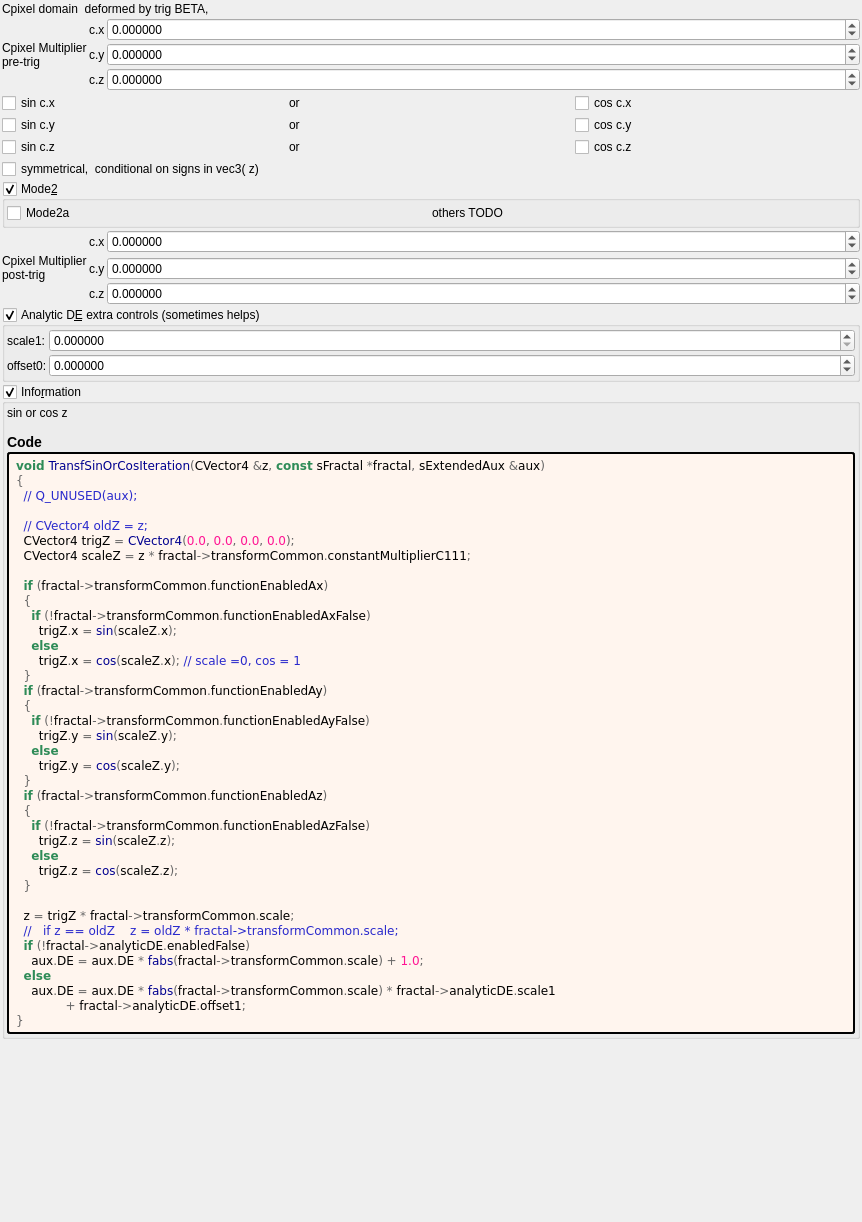
<?xml version="1.0" encoding="UTF-8"?>
<ui version="4.0">
 <class>Form</class>
 <widget class="QWidget" name="Form">
  <property name="geometry">
   <rect>
    <x>0</x>
    <y>0</y>
    <width>862</width>
    <height>1222</height>
   </rect>
  </property>
  <property name="windowTitle">
   <string notr="true">transf_sin_or_cos</string>
  </property>
  <layout class="QVBoxLayout" name="verticalLayout">
   <property name="spacing">
    <number>2</number>
   </property>
   <property name="leftMargin">
    <number>2</number>
   </property>
   <property name="topMargin">
    <number>2</number>
   </property>
   <property name="rightMargin">
    <number>2</number>
   </property>
   <property name="bottomMargin">
    <number>2</number>
   </property>
   <item>
    <widget class="QLabel" name="label_184">
     <property name="text">
      <string>Cpixel domain  deformed by trig BETA,</string>
     </property>
    </widget>
   </item>
   <item>
    <layout class="QGridLayout" name="gridLayout" columnstretch="0,0,0,1">
     <property name="spacing">
      <number>2</number>
     </property>
     <item row="2" column="3">
      <widget class="MyDoubleSpinBox" name="spinbox3_transf_constant_multiplierC_111_z">
       <property name="sizePolicy">
        <sizepolicy hsizetype="Minimum" vsizetype="Maximum">
         <horstretch>0</horstretch>
         <verstretch>0</verstretch>
        </sizepolicy>
       </property>
       <property name="prefix">
        <string/>
       </property>
       <property name="suffix">
        <string/>
       </property>
       <property name="decimals">
        <number>6</number>
       </property>
       <property name="minimum">
        <double>-99.989999999999995</double>
       </property>
       <property name="maximum">
        <double>99.989999999999995</double>
       </property>
       <property name="singleStep">
        <double>0.100000000000000</double>
       </property>
      </widget>
     </item>
     <item row="2" column="2">
      <widget class="QLabel" name="label_111">
       <property name="text">
        <string notr="true">c.z</string>
       </property>
      </widget>
     </item>
     <item row="0" column="3">
      <widget class="MyDoubleSpinBox" name="spinbox3_transf_constant_multiplierC_111_x">
       <property name="sizePolicy">
        <sizepolicy hsizetype="Minimum" vsizetype="Maximum">
         <horstretch>0</horstretch>
         <verstretch>0</verstretch>
        </sizepolicy>
       </property>
       <property name="prefix">
        <string/>
       </property>
       <property name="suffix">
        <string/>
       </property>
       <property name="decimals">
        <number>6</number>
       </property>
       <property name="minimum">
        <double>-99.989999999999995</double>
       </property>
       <property name="maximum">
        <double>99.989999999999995</double>
       </property>
       <property name="singleStep">
        <double>0.100000000000000</double>
       </property>
      </widget>
     </item>
     <item row="0" column="2">
      <widget class="QLabel" name="label_109">
       <property name="text">
        <string notr="true">c.x</string>
       </property>
      </widget>
     </item>
     <item row="1" column="2">
      <widget class="QLabel" name="label_110">
       <property name="text">
        <string notr="true">c.y</string>
       </property>
      </widget>
     </item>
     <item row="1" column="3">
      <widget class="MyDoubleSpinBox" name="spinbox3_transf_constant_multiplierC_111_y">
       <property name="sizePolicy">
        <sizepolicy hsizetype="Minimum" vsizetype="Maximum">
         <horstretch>0</horstretch>
         <verstretch>0</verstretch>
        </sizepolicy>
       </property>
       <property name="prefix">
        <string/>
       </property>
       <property name="suffix">
        <string/>
       </property>
       <property name="decimals">
        <number>6</number>
       </property>
       <property name="minimum">
        <double>-99.989999999999995</double>
       </property>
       <property name="maximum">
        <double>99.989999999999995</double>
       </property>
       <property name="singleStep">
        <double>0.100000000000000</double>
       </property>
      </widget>
     </item>
     <item row="0" column="1" rowspan="3">
      <widget class="QLabel" name="label_116">
       <property name="text">
        <string>Cpixel Multiplier
pre-trig</string>
       </property>
      </widget>
     </item>
    </layout>
   </item>
   <item>
    <layout class="QGridLayout" name="gridLayout_3" columnstretch="0,0,0">
     <property name="spacing">
      <number>2</number>
     </property>
     <item row="3" column="2">
      <widget class="QCheckBox" name="checkBox_transf_function_enabledAz_false">
       <property name="text">
        <string>cos c.z</string>
       </property>
      </widget>
     </item>
     <item row="2" column="0">
      <widget class="QCheckBox" name="checkBox_transf_function_enabledAy">
       <property name="text">
        <string>sin c.y</string>
       </property>
      </widget>
     </item>
     <item row="3" column="0">
      <widget class="QCheckBox" name="checkBox_transf_function_enabledAz">
       <property name="text">
        <string>sin c.z</string>
       </property>
      </widget>
     </item>
     <item row="0" column="0">
      <widget class="QCheckBox" name="checkBox_transf_function_enabledAx">
       <property name="text">
        <string>sin c.x</string>
       </property>
      </widget>
     </item>
     <item row="2" column="2">
      <widget class="QCheckBox" name="checkBox_transf_function_enabledAy_false">
       <property name="text">
        <string>cos c.y</string>
       </property>
      </widget>
     </item>
     <item row="0" column="2">
      <widget class="QCheckBox" name="checkBox_transf_function_enabledAx_false">
       <property name="text">
        <string>cos c.x</string>
       </property>
      </widget>
     </item>
     <item row="2" column="1">
      <widget class="QLabel" name="label_126">
       <property name="text">
        <string>or</string>
       </property>
      </widget>
     </item>
     <item row="0" column="1">
      <widget class="QLabel" name="label_125">
       <property name="text">
        <string>or</string>
       </property>
      </widget>
     </item>
     <item row="3" column="1">
      <widget class="QLabel" name="label_127">
       <property name="text">
        <string>or</string>
       </property>
      </widget>
     </item>
    </layout>
   </item>
   <item>
    <layout class="QGridLayout" name="gridLayout_29" columnstretch="0,0">
     <property name="spacing">
      <number>2</number>
     </property>
     <item row="0" column="1">
      <widget class="QCheckBox" name="checkBox_transf_function_enabled_false">
       <property name="text">
        <string>symmetrical,  conditional on signs in vec3( z)</string>
       </property>
      </widget>
     </item>
    </layout>
   </item>
   <item>
    <widget class="MyGroupBox" name="groupCheck_transf_function_enabledBx_false">
     <property name="toolTip">
      <string>&lt;html&gt;&lt;head/&gt;&lt;body&gt;&lt;p&gt;Adjusts the DE every time this slot is iterated.&lt;/p&gt;&lt;p&gt;The aim is to keep these parameters as low as possible.&lt;/p&gt;&lt;p&gt;High values improve the DE, but detail is lost.&lt;/p&gt;&lt;p&gt;Occasionally a negative Offset value is used. &lt;/p&gt;&lt;/body&gt;&lt;/html&gt;</string>
     </property>
     <property name="title">
      <string>Mode&amp;2</string>
     </property>
     <property name="checkable">
      <bool>true</bool>
     </property>
     <layout class="QVBoxLayout" name="verticalLayout_14" stretch="0">
      <property name="spacing">
       <number>2</number>
      </property>
      <property name="leftMargin">
       <number>2</number>
      </property>
      <property name="topMargin">
       <number>2</number>
      </property>
      <property name="rightMargin">
       <number>2</number>
      </property>
      <property name="bottomMargin">
       <number>2</number>
      </property>
      <item>
       <layout class="QGridLayout" name="gridLayout_28" columnstretch="0,0,0">
        <property name="spacing">
         <number>2</number>
        </property>
        <item row="0" column="1">
         <widget class="QCheckBox" name="checkBox_transf_function_enabledBy_false">
          <property name="text">
           <string>Mode2a</string>
          </property>
         </widget>
        </item>
        <item row="0" column="2">
         <widget class="QLabel" name="label_180">
          <property name="text">
           <string>others TODO</string>
          </property>
         </widget>
        </item>
       </layout>
      </item>
     </layout>
    </widget>
   </item>
   <item>
    <layout class="QGridLayout" name="gridLayout_4" columnstretch="0,0,1">
     <property name="spacing">
      <number>2</number>
     </property>
     <item row="2" column="2">
      <widget class="MyDoubleSpinBox" name="spinbox3_transf_constant_multiplier_111_y">
       <property name="sizePolicy">
        <sizepolicy hsizetype="Minimum" vsizetype="Maximum">
         <horstretch>0</horstretch>
         <verstretch>0</verstretch>
        </sizepolicy>
       </property>
       <property name="prefix">
        <string/>
       </property>
       <property name="suffix">
        <string/>
       </property>
       <property name="decimals">
        <number>6</number>
       </property>
       <property name="minimum">
        <double>-99.989999999999995</double>
       </property>
       <property name="maximum">
        <double>99.989999999999995</double>
       </property>
       <property name="singleStep">
        <double>0.100000000000000</double>
       </property>
      </widget>
     </item>
     <item row="0" column="2">
      <widget class="MyDoubleSpinBox" name="spinbox3_transf_constant_multiplier_111_x">
       <property name="sizePolicy">
        <sizepolicy hsizetype="Minimum" vsizetype="Maximum">
         <horstretch>0</horstretch>
         <verstretch>0</verstretch>
        </sizepolicy>
       </property>
       <property name="prefix">
        <string/>
       </property>
       <property name="suffix">
        <string/>
       </property>
       <property name="decimals">
        <number>6</number>
       </property>
       <property name="minimum">
        <double>-99.989999999999995</double>
       </property>
       <property name="maximum">
        <double>99.989999999999995</double>
       </property>
       <property name="singleStep">
        <double>0.100000000000000</double>
       </property>
      </widget>
     </item>
     <item row="3" column="2">
      <widget class="MyDoubleSpinBox" name="spinbox3_transf_constant_multiplier_111_z">
       <property name="sizePolicy">
        <sizepolicy hsizetype="Minimum" vsizetype="Maximum">
         <horstretch>0</horstretch>
         <verstretch>0</verstretch>
        </sizepolicy>
       </property>
       <property name="prefix">
        <string/>
       </property>
       <property name="suffix">
        <string/>
       </property>
       <property name="decimals">
        <number>6</number>
       </property>
       <property name="minimum">
        <double>-99.989999999999995</double>
       </property>
       <property name="maximum">
        <double>99.989999999999995</double>
       </property>
       <property name="singleStep">
        <double>0.100000000000000</double>
       </property>
      </widget>
     </item>
     <item row="2" column="1">
      <widget class="QLabel" name="label_114">
       <property name="text">
        <string notr="true">c.y</string>
       </property>
      </widget>
     </item>
     <item row="3" column="1">
      <widget class="QLabel" name="label_115">
       <property name="text">
        <string notr="true">c.z</string>
       </property>
      </widget>
     </item>
     <item row="0" column="0" rowspan="4">
      <widget class="QLabel" name="label_108">
       <property name="text">
        <string>Cpixel Multiplier
post-trig</string>
       </property>
      </widget>
     </item>
     <item row="0" column="1">
      <widget class="QLabel" name="label_112">
       <property name="text">
        <string notr="true">c.x</string>
       </property>
      </widget>
     </item>
    </layout>
   </item>
   <item>
    <widget class="MyGroupBox" name="groupCheck_analyticDE_enabled_false">
     <property name="toolTip">
      <string>&lt;html&gt;&lt;head/&gt;&lt;body&gt;&lt;p&gt;Adjusts the DE every time this slot is iterated.&lt;/p&gt;&lt;p&gt;The aim is to keep these parameters as low as possible.&lt;/p&gt;&lt;p&gt;High values improve the DE, but detail is lost.&lt;/p&gt;&lt;p&gt;Occasionally a negative Offset value is used. &lt;/p&gt;&lt;/body&gt;&lt;/html&gt;</string>
     </property>
     <property name="title">
      <string>Analytic D&amp;E extra controls (sometimes helps)</string>
     </property>
     <property name="checkable">
      <bool>true</bool>
     </property>
     <layout class="QVBoxLayout" name="verticalLayout_13" stretch="0">
      <property name="spacing">
       <number>2</number>
      </property>
      <property name="leftMargin">
       <number>2</number>
      </property>
      <property name="topMargin">
       <number>2</number>
      </property>
      <property name="rightMargin">
       <number>2</number>
      </property>
      <property name="bottomMargin">
       <number>2</number>
      </property>
      <item>
       <layout class="QGridLayout" name="gridLayout_27" columnstretch="0,0,1">
        <property name="spacing">
         <number>2</number>
        </property>
        <item row="0" column="2">
         <widget class="MyDoubleSpinBox" name="spinbox_analyticDE_scale_1">
          <property name="sizePolicy">
           <sizepolicy hsizetype="Minimum" vsizetype="Maximum">
            <horstretch>0</horstretch>
            <verstretch>0</verstretch>
           </sizepolicy>
          </property>
          <property name="prefix">
           <string/>
          </property>
          <property name="suffix">
           <string/>
          </property>
          <property name="decimals">
           <number>6</number>
          </property>
          <property name="minimum">
           <double>0.000000000000000</double>
          </property>
          <property name="maximum">
           <double>99.989999999999995</double>
          </property>
          <property name="singleStep">
           <double>0.100000000000000</double>
          </property>
         </widget>
        </item>
        <item row="0" column="1">
         <widget class="QLabel" name="label_182">
          <property name="text">
           <string>scale1:</string>
          </property>
         </widget>
        </item>
        <item row="1" column="2">
         <widget class="MyDoubleSpinBox" name="spinbox_analyticDE_offset_0">
          <property name="sizePolicy">
           <sizepolicy hsizetype="Minimum" vsizetype="Maximum">
            <horstretch>0</horstretch>
            <verstretch>0</verstretch>
           </sizepolicy>
          </property>
          <property name="prefix">
           <string/>
          </property>
          <property name="suffix">
           <string/>
          </property>
          <property name="decimals">
           <number>6</number>
          </property>
          <property name="minimum">
           <double>-99.989999999999995</double>
          </property>
          <property name="maximum">
           <double>99.989999999999995</double>
          </property>
          <property name="singleStep">
           <double>0.100000000000000</double>
          </property>
         </widget>
        </item>
        <item row="1" column="1">
         <widget class="QLabel" name="label_177">
          <property name="text">
           <string>offset0:</string>
          </property>
         </widget>
        </item>
       </layout>
      </item>
     </layout>
    </widget>
   </item>
   <item>
    <widget class="MyGroupBox" name="groupCheck_info">
     <property name="title">
      <string>Info&amp;rmation</string>
     </property>
     <property name="flat">
      <bool>false</bool>
     </property>
     <property name="checkable">
      <bool>true</bool>
     </property>
     <layout class="QVBoxLayout" name="verticalLayout_2">
      <property name="spacing">
       <number>2</number>
      </property>
      <property name="leftMargin">
       <number>2</number>
      </property>
      <property name="topMargin">
       <number>2</number>
      </property>
      <property name="rightMargin">
       <number>2</number>
      </property>
      <property name="bottomMargin">
       <number>2</number>
      </property>
      <item>
       <widget class="QLabel" name="label_information_general">
        <property name="text">
         <string notr="true">&lt;p&gt;sin or cos z&lt;/p&gt;&lt;table&gt;
&lt;/table&gt;
&lt;h3&gt;Code&lt;/h3&gt;</string>
        </property>
        <property name="wordWrap">
         <bool>true</bool>
        </property>
        <property name="openExternalLinks">
         <bool>true</bool>
        </property>
        <property name="textInteractionFlags">
         <set>Qt::LinksAccessibleByMouse|Qt::TextSelectableByMouse</set>
        </property>
       </widget>
      </item>
      <item>
       <widget class="QLabel" name="label_code_content">
        <property name="styleSheet">
         <string notr="true">border-style: outset; border-width: 2px; border-radius: 3px; border-color: black; background-color: #fff5ee; padding: 4px;</string>
        </property>
        <property name="text">
         <string notr="true">&lt;body style=&quot;background-color:#fff5ee&quot;&gt;
&lt;pre style=&quot;color:#000000; background-color:#fff5ee;  font-family:'Courier New',monospace;&quot;&gt;&lt;span style=&quot;color:#2e8b57; font-weight:bold&quot;&gt;void&lt;/span&gt; &lt;span style=&quot;color:#00008f&quot;&gt;TransfSinOrCosIteration&lt;/span&gt;&lt;span style=&quot;color:#676767&quot;&gt;(&lt;/span&gt;CVector4 &lt;span style=&quot;color:#676767&quot;&gt;&amp;amp;&lt;/span&gt;z&lt;span style=&quot;color:#676767&quot;&gt;,&lt;/span&gt; &lt;span style=&quot;color:#2e8b57; font-weight:bold&quot;&gt;const&lt;/span&gt; sFractal &lt;span style=&quot;color:#676767&quot;&gt;*&lt;/span&gt;fractal&lt;span style=&quot;color:#676767&quot;&gt;,&lt;/span&gt; sExtendedAux &lt;span style=&quot;color:#676767&quot;&gt;&amp;amp;&lt;/span&gt;aux&lt;span style=&quot;color:#676767&quot;&gt;)&lt;/span&gt;
&lt;span style=&quot;color:#676767&quot;&gt;{&lt;/span&gt;
  &lt;span style=&quot;color:#2929cc&quot;&gt;// Q_UNUSED(aux);&lt;/span&gt;

  &lt;span style=&quot;color:#2929cc&quot;&gt;// CVector4 oldZ = z;&lt;/span&gt;
  CVector4 trigZ &lt;span style=&quot;color:#676767&quot;&gt;=&lt;/span&gt; &lt;span style=&quot;color:#00008f&quot;&gt;CVector4&lt;/span&gt;&lt;span style=&quot;color:#676767&quot;&gt;(&lt;/span&gt;&lt;span style=&quot;color:#ff1493&quot;&gt;0.0&lt;/span&gt;&lt;span style=&quot;color:#676767&quot;&gt;,&lt;/span&gt; &lt;span style=&quot;color:#ff1493&quot;&gt;0.0&lt;/span&gt;&lt;span style=&quot;color:#676767&quot;&gt;,&lt;/span&gt; &lt;span style=&quot;color:#ff1493&quot;&gt;0.0&lt;/span&gt;&lt;span style=&quot;color:#676767&quot;&gt;,&lt;/span&gt; &lt;span style=&quot;color:#ff1493&quot;&gt;0.0&lt;/span&gt;&lt;span style=&quot;color:#676767&quot;&gt;);&lt;/span&gt;
  CVector4 scaleZ &lt;span style=&quot;color:#676767&quot;&gt;=&lt;/span&gt; z &lt;span style=&quot;color:#676767&quot;&gt;*&lt;/span&gt; fractal&lt;span style=&quot;color:#676767&quot;&gt;-&amp;gt;&lt;/span&gt;transformCommon&lt;span style=&quot;color:#676767&quot;&gt;.&lt;/span&gt;constantMultiplierC111&lt;span style=&quot;color:#676767&quot;&gt;;&lt;/span&gt;

  &lt;span style=&quot;color:#2e8b57; font-weight:bold&quot;&gt;if&lt;/span&gt; &lt;span style=&quot;color:#676767&quot;&gt;(&lt;/span&gt;fractal&lt;span style=&quot;color:#676767&quot;&gt;-&amp;gt;&lt;/span&gt;transformCommon&lt;span style=&quot;color:#676767&quot;&gt;.&lt;/span&gt;functionEnabledAx&lt;span style=&quot;color:#676767&quot;&gt;)&lt;/span&gt;
  &lt;span style=&quot;color:#676767&quot;&gt;{&lt;/span&gt;
    &lt;span style=&quot;color:#2e8b57; font-weight:bold&quot;&gt;if&lt;/span&gt; &lt;span style=&quot;color:#676767&quot;&gt;(!&lt;/span&gt;fractal&lt;span style=&quot;color:#676767&quot;&gt;-&amp;gt;&lt;/span&gt;transformCommon&lt;span style=&quot;color:#676767&quot;&gt;.&lt;/span&gt;functionEnabledAxFalse&lt;span style=&quot;color:#676767&quot;&gt;)&lt;/span&gt;
      trigZ&lt;span style=&quot;color:#676767&quot;&gt;.&lt;/span&gt;x &lt;span style=&quot;color:#676767&quot;&gt;=&lt;/span&gt; &lt;span style=&quot;color:#00008f&quot;&gt;sin&lt;/span&gt;&lt;span style=&quot;color:#676767&quot;&gt;(&lt;/span&gt;scaleZ&lt;span style=&quot;color:#676767&quot;&gt;.&lt;/span&gt;x&lt;span style=&quot;color:#676767&quot;&gt;);&lt;/span&gt;
    &lt;span style=&quot;color:#2e8b57; font-weight:bold&quot;&gt;else&lt;/span&gt;
      trigZ&lt;span style=&quot;color:#676767&quot;&gt;.&lt;/span&gt;x &lt;span style=&quot;color:#676767&quot;&gt;=&lt;/span&gt; &lt;span style=&quot;color:#00008f&quot;&gt;cos&lt;/span&gt;&lt;span style=&quot;color:#676767&quot;&gt;(&lt;/span&gt;scaleZ&lt;span style=&quot;color:#676767&quot;&gt;.&lt;/span&gt;x&lt;span style=&quot;color:#676767&quot;&gt;);&lt;/span&gt; &lt;span style=&quot;color:#2929cc&quot;&gt;// scale =0, cos = 1&lt;/span&gt;
  &lt;span style=&quot;color:#676767&quot;&gt;}&lt;/span&gt;
  &lt;span style=&quot;color:#2e8b57; font-weight:bold&quot;&gt;if&lt;/span&gt; &lt;span style=&quot;color:#676767&quot;&gt;(&lt;/span&gt;fractal&lt;span style=&quot;color:#676767&quot;&gt;-&amp;gt;&lt;/span&gt;transformCommon&lt;span style=&quot;color:#676767&quot;&gt;.&lt;/span&gt;functionEnabledAy&lt;span style=&quot;color:#676767&quot;&gt;)&lt;/span&gt;
  &lt;span style=&quot;color:#676767&quot;&gt;{&lt;/span&gt;
    &lt;span style=&quot;color:#2e8b57; font-weight:bold&quot;&gt;if&lt;/span&gt; &lt;span style=&quot;color:#676767&quot;&gt;(!&lt;/span&gt;fractal&lt;span style=&quot;color:#676767&quot;&gt;-&amp;gt;&lt;/span&gt;transformCommon&lt;span style=&quot;color:#676767&quot;&gt;.&lt;/span&gt;functionEnabledAyFalse&lt;span style=&quot;color:#676767&quot;&gt;)&lt;/span&gt;
      trigZ&lt;span style=&quot;color:#676767&quot;&gt;.&lt;/span&gt;y &lt;span style=&quot;color:#676767&quot;&gt;=&lt;/span&gt; &lt;span style=&quot;color:#00008f&quot;&gt;sin&lt;/span&gt;&lt;span style=&quot;color:#676767&quot;&gt;(&lt;/span&gt;scaleZ&lt;span style=&quot;color:#676767&quot;&gt;.&lt;/span&gt;y&lt;span style=&quot;color:#676767&quot;&gt;);&lt;/span&gt;
    &lt;span style=&quot;color:#2e8b57; font-weight:bold&quot;&gt;else&lt;/span&gt;
      trigZ&lt;span style=&quot;color:#676767&quot;&gt;.&lt;/span&gt;y &lt;span style=&quot;color:#676767&quot;&gt;=&lt;/span&gt; &lt;span style=&quot;color:#00008f&quot;&gt;cos&lt;/span&gt;&lt;span style=&quot;color:#676767&quot;&gt;(&lt;/span&gt;scaleZ&lt;span style=&quot;color:#676767&quot;&gt;.&lt;/span&gt;y&lt;span style=&quot;color:#676767&quot;&gt;);&lt;/span&gt;
  &lt;span style=&quot;color:#676767&quot;&gt;}&lt;/span&gt;
  &lt;span style=&quot;color:#2e8b57; font-weight:bold&quot;&gt;if&lt;/span&gt; &lt;span style=&quot;color:#676767&quot;&gt;(&lt;/span&gt;fractal&lt;span style=&quot;color:#676767&quot;&gt;-&amp;gt;&lt;/span&gt;transformCommon&lt;span style=&quot;color:#676767&quot;&gt;.&lt;/span&gt;functionEnabledAz&lt;span style=&quot;color:#676767&quot;&gt;)&lt;/span&gt;
  &lt;span style=&quot;color:#676767&quot;&gt;{&lt;/span&gt;
    &lt;span style=&quot;color:#2e8b57; font-weight:bold&quot;&gt;if&lt;/span&gt; &lt;span style=&quot;color:#676767&quot;&gt;(!&lt;/span&gt;fractal&lt;span style=&quot;color:#676767&quot;&gt;-&amp;gt;&lt;/span&gt;transformCommon&lt;span style=&quot;color:#676767&quot;&gt;.&lt;/span&gt;functionEnabledAzFalse&lt;span style=&quot;color:#676767&quot;&gt;)&lt;/span&gt;
      trigZ&lt;span style=&quot;color:#676767&quot;&gt;.&lt;/span&gt;z &lt;span style=&quot;color:#676767&quot;&gt;=&lt;/span&gt; &lt;span style=&quot;color:#00008f&quot;&gt;sin&lt;/span&gt;&lt;span style=&quot;color:#676767&quot;&gt;(&lt;/span&gt;scaleZ&lt;span style=&quot;color:#676767&quot;&gt;.&lt;/span&gt;z&lt;span style=&quot;color:#676767&quot;&gt;);&lt;/span&gt;
    &lt;span style=&quot;color:#2e8b57; font-weight:bold&quot;&gt;else&lt;/span&gt;
      trigZ&lt;span style=&quot;color:#676767&quot;&gt;.&lt;/span&gt;z &lt;span style=&quot;color:#676767&quot;&gt;=&lt;/span&gt; &lt;span style=&quot;color:#00008f&quot;&gt;cos&lt;/span&gt;&lt;span style=&quot;color:#676767&quot;&gt;(&lt;/span&gt;scaleZ&lt;span style=&quot;color:#676767&quot;&gt;.&lt;/span&gt;z&lt;span style=&quot;color:#676767&quot;&gt;);&lt;/span&gt;
  &lt;span style=&quot;color:#676767&quot;&gt;}&lt;/span&gt;

  z &lt;span style=&quot;color:#676767&quot;&gt;=&lt;/span&gt; trigZ &lt;span style=&quot;color:#676767&quot;&gt;*&lt;/span&gt; fractal&lt;span style=&quot;color:#676767&quot;&gt;-&amp;gt;&lt;/span&gt;transformCommon&lt;span style=&quot;color:#676767&quot;&gt;.&lt;/span&gt;scale&lt;span style=&quot;color:#676767&quot;&gt;;&lt;/span&gt;
  &lt;span style=&quot;color:#2929cc&quot;&gt;//   if z == oldZ    z = oldZ * fractal-&amp;gt;transformCommon.scale;&lt;/span&gt;
  &lt;span style=&quot;color:#2e8b57; font-weight:bold&quot;&gt;if&lt;/span&gt; &lt;span style=&quot;color:#676767&quot;&gt;(!&lt;/span&gt;fractal&lt;span style=&quot;color:#676767&quot;&gt;-&amp;gt;&lt;/span&gt;analyticDE&lt;span style=&quot;color:#676767&quot;&gt;.&lt;/span&gt;enabledFalse&lt;span style=&quot;color:#676767&quot;&gt;)&lt;/span&gt;
    aux&lt;span style=&quot;color:#676767&quot;&gt;.&lt;/span&gt;DE &lt;span style=&quot;color:#676767&quot;&gt;=&lt;/span&gt; aux&lt;span style=&quot;color:#676767&quot;&gt;.&lt;/span&gt;DE &lt;span style=&quot;color:#676767&quot;&gt;*&lt;/span&gt; &lt;span style=&quot;color:#00008f&quot;&gt;fabs&lt;/span&gt;&lt;span style=&quot;color:#676767&quot;&gt;(&lt;/span&gt;fractal&lt;span style=&quot;color:#676767&quot;&gt;-&amp;gt;&lt;/span&gt;transformCommon&lt;span style=&quot;color:#676767&quot;&gt;.&lt;/span&gt;scale&lt;span style=&quot;color:#676767&quot;&gt;) +&lt;/span&gt; &lt;span style=&quot;color:#ff1493&quot;&gt;1.0&lt;/span&gt;&lt;span style=&quot;color:#676767&quot;&gt;;&lt;/span&gt;
  &lt;span style=&quot;color:#2e8b57; font-weight:bold&quot;&gt;else&lt;/span&gt;
    aux&lt;span style=&quot;color:#676767&quot;&gt;.&lt;/span&gt;DE &lt;span style=&quot;color:#676767&quot;&gt;=&lt;/span&gt; aux&lt;span style=&quot;color:#676767&quot;&gt;.&lt;/span&gt;DE &lt;span style=&quot;color:#676767&quot;&gt;*&lt;/span&gt; &lt;span style=&quot;color:#00008f&quot;&gt;fabs&lt;/span&gt;&lt;span style=&quot;color:#676767&quot;&gt;(&lt;/span&gt;fractal&lt;span style=&quot;color:#676767&quot;&gt;-&amp;gt;&lt;/span&gt;transformCommon&lt;span style=&quot;color:#676767&quot;&gt;.&lt;/span&gt;scale&lt;span style=&quot;color:#676767&quot;&gt;) *&lt;/span&gt; fractal&lt;span style=&quot;color:#676767&quot;&gt;-&amp;gt;&lt;/span&gt;analyticDE&lt;span style=&quot;color:#676767&quot;&gt;.&lt;/span&gt;scale1
             &lt;span style=&quot;color:#676767&quot;&gt;+&lt;/span&gt; fractal&lt;span style=&quot;color:#676767&quot;&gt;-&amp;gt;&lt;/span&gt;analyticDE&lt;span style=&quot;color:#676767&quot;&gt;.&lt;/span&gt;offset1&lt;span style=&quot;color:#676767&quot;&gt;;&lt;/span&gt;
&lt;span style=&quot;color:#676767&quot;&gt;}&lt;/span&gt;
&lt;/pre&gt;
&lt;/body&gt;</string>
        </property>
        <property name="wordWrap">
         <bool>true</bool>
        </property>
        <property name="openExternalLinks">
         <bool>true</bool>
        </property>
        <property name="textInteractionFlags">
         <set>Qt::LinksAccessibleByMouse|Qt::TextSelectableByMouse</set>
        </property>
       </widget>
      </item>
     </layout>
    </widget>
   </item>
   <item>
    <spacer name="verticalSpacer">
     <property name="orientation">
      <enum>Qt::Vertical</enum>
     </property>
     <property name="sizeHint" stdset="0">
      <size>
       <width>20</width>
       <height>40</height>
      </size>
     </property>
    </spacer>
   </item>
  </layout>
 </widget>
 <customwidgets>
  <customwidget>
   <class>MyDoubleSpinBox</class>
   <extends>QDoubleSpinBox</extends>
   <header>my_double_spin_box.h</header>
  </customwidget>
  <customwidget>
   <class>MyGroupBox</class>
   <extends>QGroupBox</extends>
   <header>my_group_box.h</header>
   <container>1</container>
  </customwidget>
 </customwidgets>
 <tabstops>
  <tabstop>groupCheck_info</tabstop>
 </tabstops>
 <resources/>
 <connections/>
</ui>
